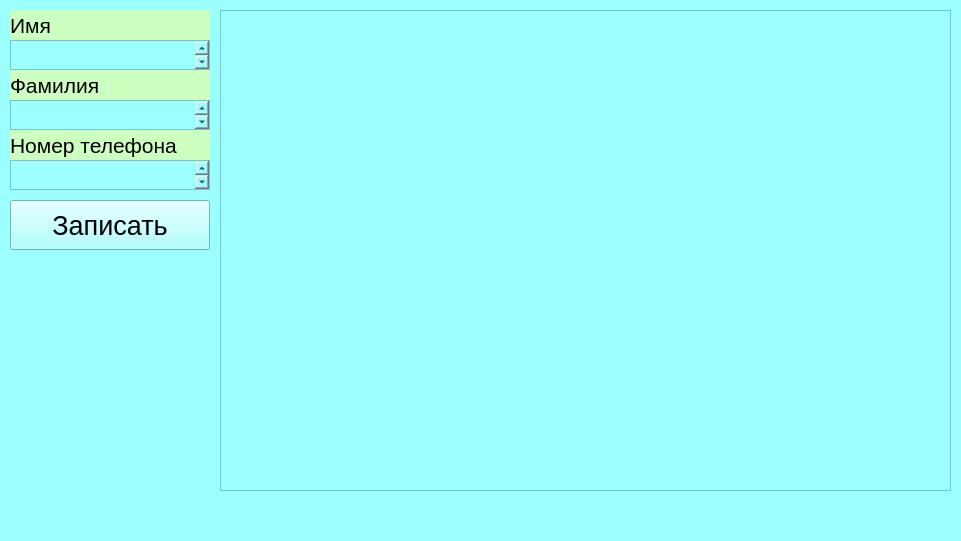
<?xml version="1.0" encoding="UTF-8"?>
<ui version="4.0">
 <class>MainWindow</class>
 <widget class="QMainWindow" name="MainWindow">
  <property name="geometry">
   <rect>
    <x>0</x>
    <y>0</y>
    <width>961</width>
    <height>541</height>
   </rect>
  </property>
  <property name="windowTitle">
   <string>MainWindow</string>
  </property>
  <property name="styleSheet">
   <string notr="true">background-color: rgba(155, 255, 255, 1)</string>
  </property>
  <widget class="QWidget" name="centralwidget">
   <widget class="QTableView" name="tableView">
    <property name="geometry">
     <rect>
      <x>220</x>
      <y>10</y>
      <width>731</width>
      <height>481</height>
     </rect>
    </property>
   </widget>
   <widget class="QPushButton" name="pushButton">
    <property name="geometry">
     <rect>
      <x>10</x>
      <y>200</y>
      <width>200</width>
      <height>50</height>
     </rect>
    </property>
    <property name="font">
     <font>
      <pointsize>20</pointsize>
     </font>
    </property>
    <property name="styleSheet">
     <string notr="true">
QPushButton:hover {
    background: rgba(150,150,150, 90);
	border-radius: 50px;
}

</string>
    </property>
    <property name="text">
     <string>Записать</string>
    </property>
   </widget>
   <widget class="QLabel" name="firstName">
    <property name="geometry">
     <rect>
      <x>10</x>
      <y>10</y>
      <width>200</width>
      <height>30</height>
     </rect>
    </property>
    <property name="font">
     <font>
      <pointsize>16</pointsize>
     </font>
    </property>
    <property name="styleSheet">
     <string notr="true">background-color: rgba(255, 255, 128, 0.5);</string>
    </property>
    <property name="text">
     <string>Имя</string>
    </property>
   </widget>
   <widget class="QLabel" name="lastName">
    <property name="geometry">
     <rect>
      <x>10</x>
      <y>70</y>
      <width>200</width>
      <height>30</height>
     </rect>
    </property>
    <property name="font">
     <font>
      <pointsize>16</pointsize>
     </font>
    </property>
    <property name="styleSheet">
     <string notr="true">background-color: rgba(255, 255, 128, 0.5);</string>
    </property>
    <property name="text">
     <string>Фамилия</string>
    </property>
   </widget>
   <widget class="QLabel" name="number">
    <property name="geometry">
     <rect>
      <x>10</x>
      <y>130</y>
      <width>200</width>
      <height>30</height>
     </rect>
    </property>
    <property name="font">
     <font>
      <pointsize>16</pointsize>
     </font>
    </property>
    <property name="styleSheet">
     <string notr="true">background-color: rgba(255, 255, 128, 0.5);</string>
    </property>
    <property name="text">
     <string>Номер телефона</string>
    </property>
   </widget>
   <widget class="QTextEdit" name="textFirstname">
    <property name="geometry">
     <rect>
      <x>10</x>
      <y>40</y>
      <width>200</width>
      <height>30</height>
     </rect>
    </property>
    <property name="font">
     <font>
      <pointsize>16</pointsize>
     </font>
    </property>
   </widget>
   <widget class="QTextEdit" name="textLastName">
    <property name="geometry">
     <rect>
      <x>10</x>
      <y>100</y>
      <width>200</width>
      <height>30</height>
     </rect>
    </property>
    <property name="font">
     <font>
      <pointsize>16</pointsize>
     </font>
    </property>
   </widget>
   <widget class="QTextEdit" name="textNumber">
    <property name="geometry">
     <rect>
      <x>10</x>
      <y>160</y>
      <width>200</width>
      <height>30</height>
     </rect>
    </property>
    <property name="font">
     <font>
      <pointsize>16</pointsize>
     </font>
    </property>
   </widget>
  </widget>
  <widget class="QMenuBar" name="menubar">
   <property name="geometry">
    <rect>
     <x>0</x>
     <y>0</y>
     <width>961</width>
     <height>21</height>
    </rect>
   </property>
  </widget>
  <widget class="QStatusBar" name="statusbar"/>
 </widget>
 <resources/>
 <connections/>
</ui>
